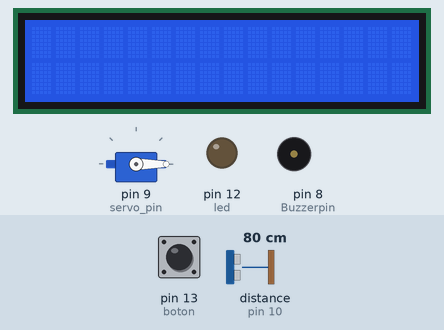
Recording of a sketch running on a simulated Arduino Uno, built with avr-gcc and run on an emulated ATmega328P. On the bench: servo, 16×2 character LCD, output pins drawn as LEDs (lit = HIGH), buzzer (waves = sounding, pin HIGH). Inputs (shaded band) come from the test bench; at power-on: pin 13 (boton) LOW, distance to the obstacle (sensor on pin 10) 80 cm. The echo pulse lasts 58.3 µs per cm; pins used as bus, display or sensor lines are not drawn; what the sketch prints to the serial monitor is not drawn.

Above: at 1.2 s.
1.3 s: pin 13 (boton) pulled HIGH for 0.15 s
At 2.5 s:
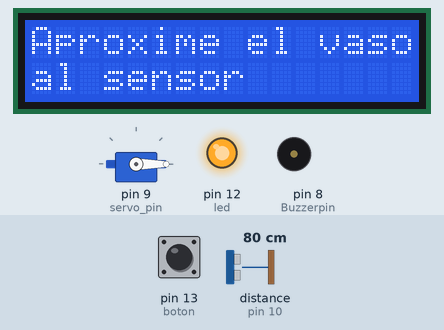
3.1 s: distance to the obstacle (sensor on pin 10) set to 12 cm
4.6 s: distance to the obstacle (sensor on pin 10) set to 9 cm
At 5.2 s:
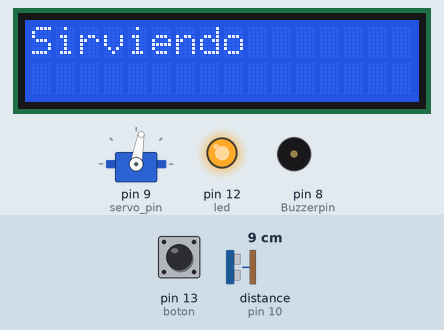
7.6 s: distance to the obstacle (sensor on pin 10) set to 6 cm
9.4 s: distance to the obstacle (sensor on pin 10) set to 3 cm
At 11.7 s:
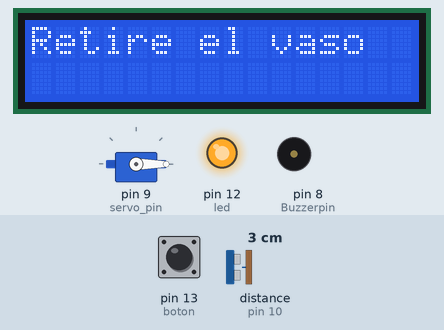
12.4 s: distance to the obstacle (sensor on pin 10) set to 18 cm
At 12.61 s:
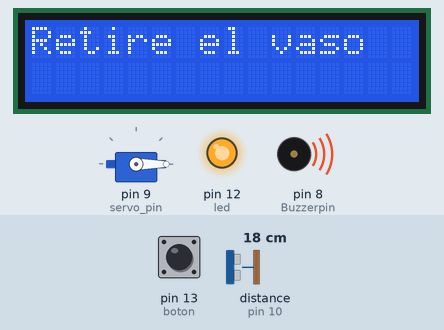
Timing chart, 0 to 15.4 s (numbered marks = the images above; inputs shaded):
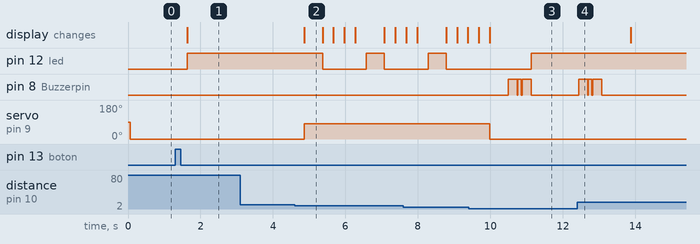

The sketch:

ProyectoDispensador.ino
```cpp
// Dispensador Automatizado de Agua
// Hecho por: Nicolás Rivera Smith-Palliser   &   Jefferson Vargas Reynosa                          * Ver referencia al final del código
///////////////////////////////////////////////////////////

//Incluir la librería del motor servo
#include <Servo.h> //librería para la librería servo
//Se declara el pin del motor
const int servo_pin = 9;
Servo servo;

// Incluimos la libreria de la pantalla LCD
#include <LiquidCrystal.h>
// Definimos las constantes
#define COLS 16 // Columnas del LCD
#define ROWS 2 // Filas del LCD
// Lo primero es inicializar la librería indicando los pines de la interfaz
LiquidCrystal lcd(2, 3, 4, 5, 6, 7); // (RS, EN, D4, D5, D6, D7)

//Se declaran los pines del sensor ultrasónico
int trigger = 11;
int echo = 10;
#define MAX_DISTANCE 200
float tiempo_de_espera,distancia; //Se crea una flotante para dar una distancia con decimales.

int Buzzerpin = 8; // pin del buzzer

int led = 12;   // Pin del LED

int boton = 13;   // Pin del botón pulsador
int estado = 0;
int salida = 0;
int estado_anterior = 0;    // Variables necesarias para covertir el pulsador en un interruptor

bool ind_parpadeo = 0;  // Indicador booleano para el parpadeo del LED

void setup() {  ////////////////////////////////////////////////////////////////////////////////////////////////////////////////////
  Serial.begin (9600);            // Se inicia el monitor serial
  pinMode (trigger, OUTPUT);      // declarmos el pin 12 como salida
  pinMode (echo, INPUT);          // declaramos el 11 como entrada
  pinMode (Buzzerpin, OUTPUT);    // Se declara el pin del buzzer como salida
  pinMode (led, OUTPUT);          // Se declara el pin del led como salida
  pinMode (boton, INPUT);         // Pin del boton como entrada
  servo.attach(servo_pin);        // el motor estará instalado en un punto en particular
  lcd.begin(COLS, ROWS);          // Configuramos las filas y columnas del LCD
}

void loop() {  ////////////////////////////////////////////////////////////////////////////////////////////////////////////////////
  estado = digitalRead(boton);

  if (estado == HIGH && estado_anterior == LOW){
    salida = 1 - salida;
    delay (25);
  }
  estado_anterior = estado;

  if (salida == HIGH) {

    //Función para la detección de distancia del sensor.
    delay (200);
    digitalWrite (trigger,LOW);
    delayMicroseconds(2);
    digitalWrite (trigger, HIGH);
    delayMicroseconds (10);
    digitalWrite (trigger, LOW);
    tiempo_de_espera = pulseIn (echo,HIGH);

    //Función para dar la distancia en el monitor serial.
    distancia =(tiempo_de_espera/2)/29.15; // formula para hallar la distancia
    Serial.print (distancia);    // imprimimos la distancia en cm
    Serial.println ("cm");
    delay (100);

    if (distancia > 10){ //Si la distancia es mayor a 10cm todo el circuito estará apagado
      ind_parpadeo = 0;
      servo.write(0); //grados
      lcd.clear();
      lcd.setCursor(0,0);
      lcd.print("Aproxime el vaso");
      lcd.setCursor(0,1);
      lcd.print("al sensor");
      parpadeo (ind_parpadeo);
      delay(500);

    }
    else if((distancia >= 4) && (distancia <= 10)){ //Si la distancia está entre 4cm y 10cm el motor girará y el led se encenderá
      lcd.clear();
      lcd.setCursor(0,0);   // Situamos el cursor en la columna 0 fila 0
      ind_parpadeo = 1;
      servo.write(80); //grados
      lcd.print("Sirviendo");        // Escribimos en la pantalla
      parpadeo (ind_parpadeo);
      animacion_puntos ();
    }
    else if(distancia < 4){ //Si la distancia es menor a 4cm el motor se apagará y el buzzer sonará como una alarma que dejará de caer agua.
      ind_parpadeo = 0;
      servo.write(0); //grados
      lcd.clear();
      lcd.setCursor(0,0);
      lcd.print("Retire el vaso");
      delay(500);
      alarma();
      parpadeo (ind_parpadeo);
      delay(500);
    }
  }
  else {
    digitalWrite(led, LOW);
    servo.write(0); //grados
    lcd.clear();
  }
}
////////////////////////////////////////////////////////////////////////////////////////////////////////////////////
void parpadeo (bool ind_parpadeo) {   // Función para el parpadeo del LED.
  if (ind_parpadeo == 1){
    digitalWrite(led, HIGH);
    delay (500);
    digitalWrite(led, LOW);
  }
  else if (ind_parpadeo == 0) {
    digitalWrite(led, HIGH);
  }
}
////////////////////////////////////////////////////////////////////////////////////////////////////////////////////
void alarma (){ //Esta es la función de la alarma que sonará cuando se detenga el motor.
  digitalWrite(Buzzerpin,HIGH);
  delay(250);
  digitalWrite(Buzzerpin,LOW);
  delay(20);
  digitalWrite(Buzzerpin,HIGH);
  delay(100);
  digitalWrite(Buzzerpin,LOW);
  delay(20);
  digitalWrite(Buzzerpin,HIGH);
  delay(250);
  digitalWrite(Buzzerpin,LOW);
}

void animacion_puntos () {
  lcd.setCursor(9,0);   // Situamos el cursor
  lcd.print(".");        // Escribimos
  delay (300);
  lcd.setCursor(10,0);   // Situamos el cursor
  lcd.print(".");        // Escribimos
  delay (300);
  lcd.setCursor(11,0);   // Situamos el cursor
  lcd.print(".");        // Escribimos
  delay (300);
  lcd.setCursor(9,0);   // Situamos el cursor
  lcd.print("   ");        // Escribimos
}

// Código adaptado para los requerimientos del proyecto. Código original proveniente de: E. Rivas, “Automatizador De Dispensador De Agua,” Instructables, 2020. https://www.instructables.com/Automatizador-De-Dispensador-De-Agua/
```

Measured:
- the behaviour switches between 11 and 10 cm on distance to the obstacle (sensor on pin 10) (found by bisection; images 1 and 2)
- the behaviour switches between 5 and 4 cm on distance to the obstacle (sensor on pin 10) (found by bisection; images 2 and 3)
- after the input at 1.3 s, pin 12 (led): LOW → HIGH after 0.34 s; the display: changes after 0.34 s (image 1)
- after the input at 3.1 s, every drawn part: stays the same
- after the input at 4.6 s, pin 12 (led): HIGH → LOW after 0.77 s, → HIGH 1.2 s later, → LOW 0.50 s later; servo on pin 9 (servo_pin): 0° → 80° after 0.27 s; the display: changes after 0.27 s (image 2)
- after the input at 9.4 s, pin 8 (Buzzerpin): goes HIGH 0.25 s, LOW 0.02 s, HIGH 0.10 s, LOW 0.02 s, HIGH 0.25 s, then LOW, starting after 1.1 s; servo on pin 9 (servo_pin): 80° → 0° after 0.59 s; the display: first differs from a run without the input after 0.59 s (image 3)
- after the input at 12.4 s, pin 8 (Buzzerpin): goes on until 13.1 s, then stays LOW
